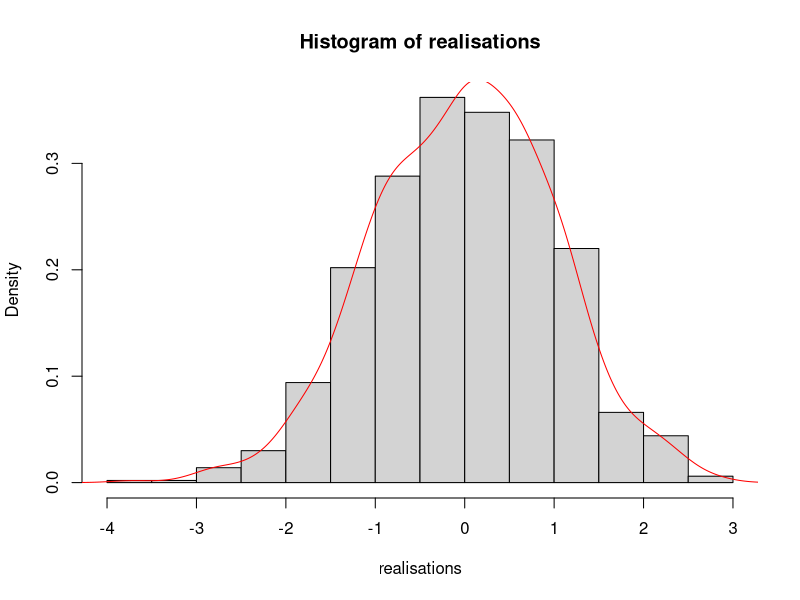
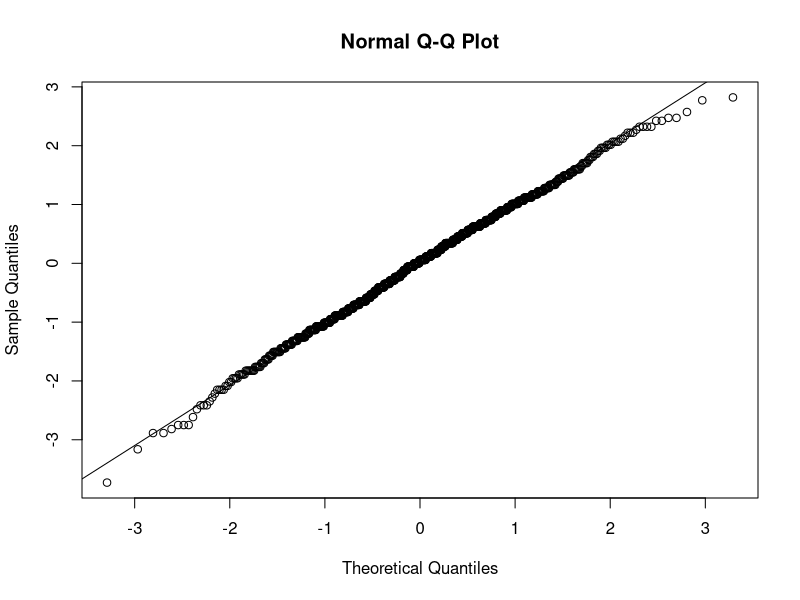
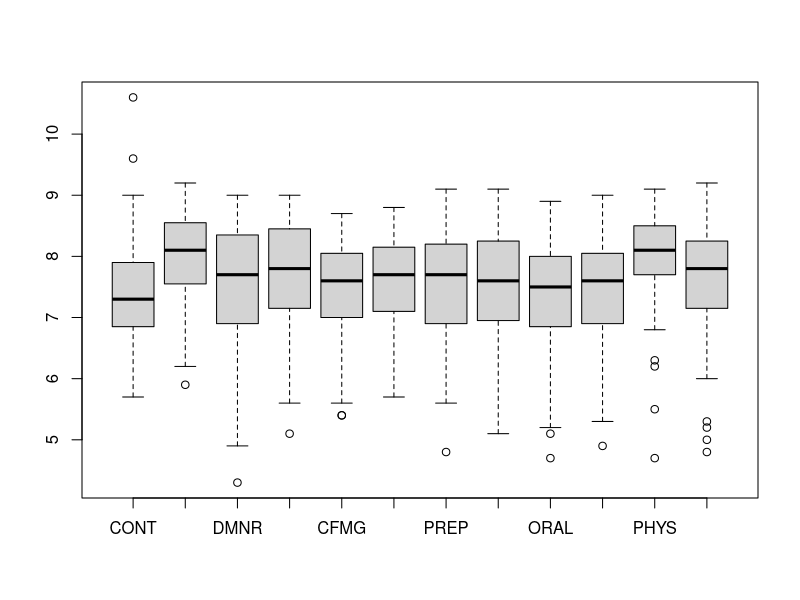
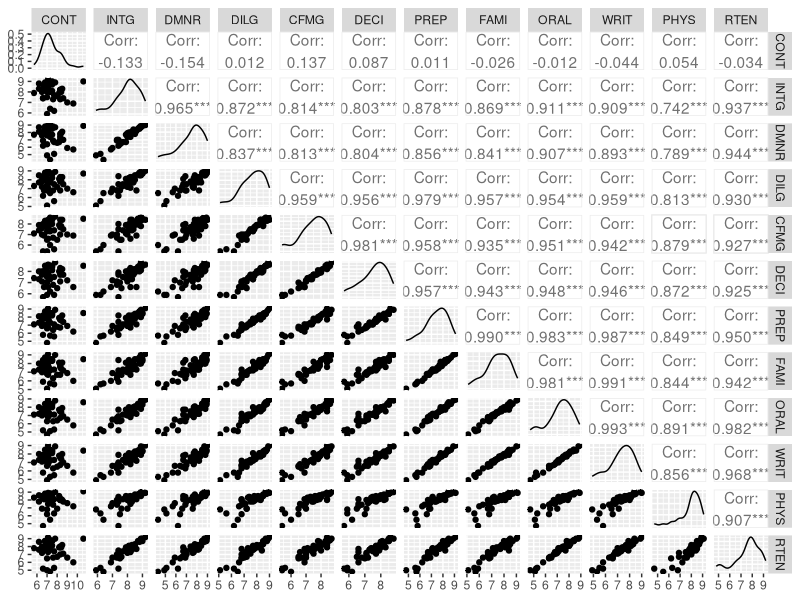
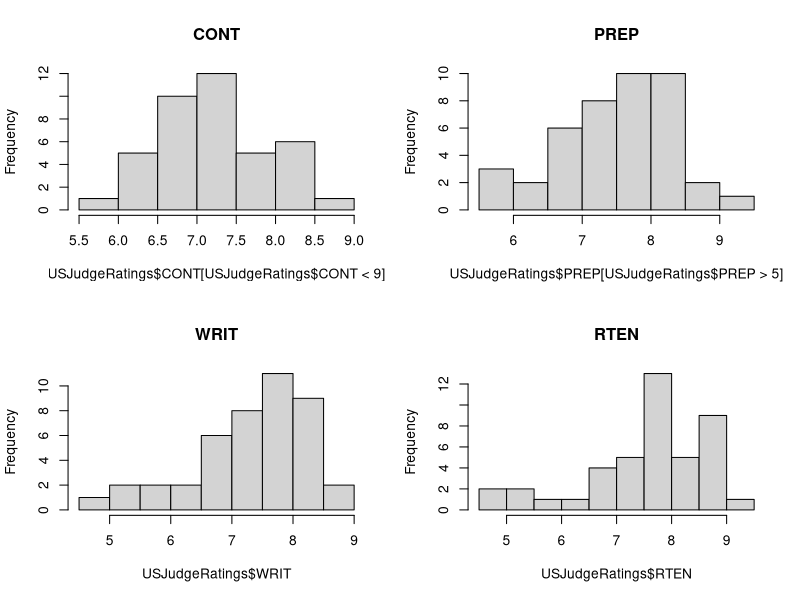
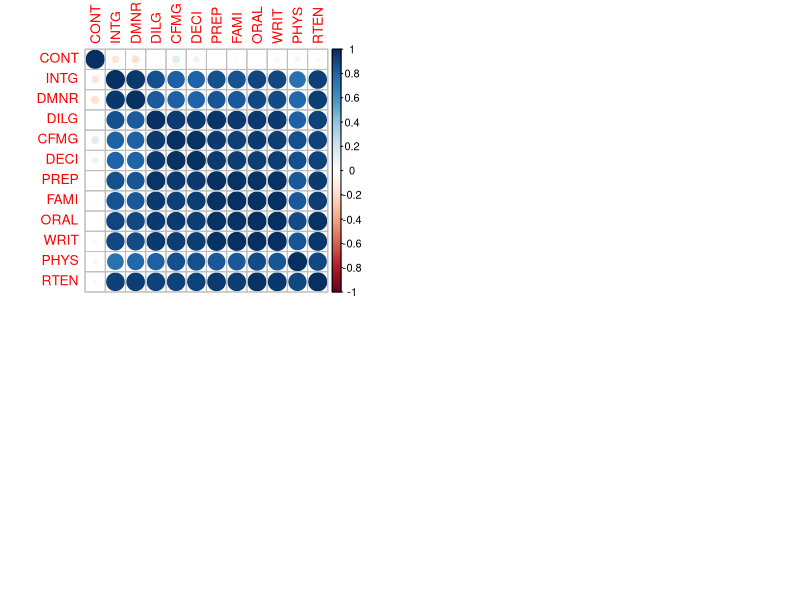
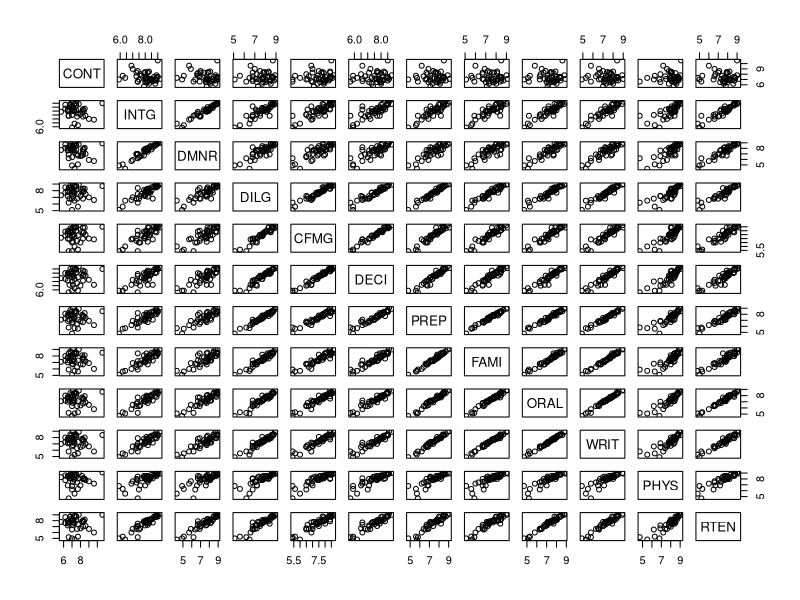
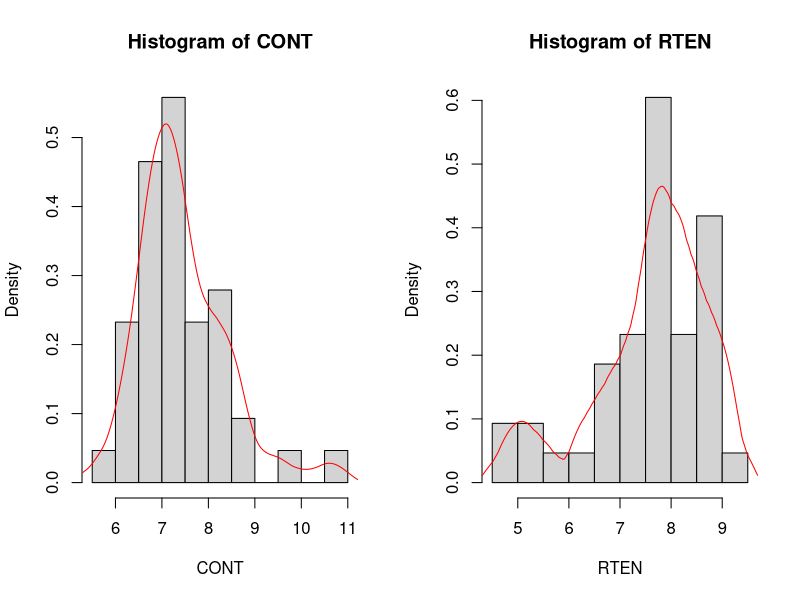

The R script that drew these images, in order:
## ---- chunk 1
knitr::opts_chunk$set(echo = TRUE)
## ---- chunk 2
estim <- function(x, theta){
  n <- length(x)
  est <- sqrt(n) * (mean(x) - theta) / sqrt(mean(x))
  return(est)}
## ---- chunk 3
set.seed(42)
Nattempts = 1e3
nsample = 100
theta = 3

samples <- lapply(1:Nattempts, function(i) rpois(nsample, theta))
realisations <- sapply(samples, function(x) estim(x, theta))

hist(realisations, probability = TRUE)
d = density(realisations, kernel='gaussian')
lines(d, col = 'red')
## ---- chunk 4
qqnorm(realisations)
qqline(realisations)
## ---- chunk 5
data(USJudgeRatings)
## ---- chunk 6
library(knitr)
kable(USJudgeRatings)
## ---- chunk 7
dim(USJudgeRatings)
## ---- chunk 8
str(USJudgeRatings)
## ---- chunk 9
colnames(USJudgeRatings)
## ---- chunk 10
sum(is.na(USJudgeRatings))
## ---- chunk 11
summary(USJudgeRatings)
## ---- chunk 12
Outvals = boxplot(USJudgeRatings)
## ---- chunk 13
max(USJudgeRatings$CONT)
rownames(USJudgeRatings)[which.max(USJudgeRatings$CONT)]
## ---- chunk 14
min(USJudgeRatings$RTEN)
rownames(USJudgeRatings)[which.min(USJudgeRatings$RTEN)]
## ---- chunk 15
max(USJudgeRatings$RTEN)
rownames(USJudgeRatings)[which.max(USJudgeRatings$RTEN)]
## ---- chunk 16
library(ggplot2)
library(dplyr)
library(GGally)
ggpairs(USJudgeRatings)
## ---- chunk 17
par(mfrow=c(2,2))
hist(USJudgeRatings$CONT[USJudgeRatings$CONT<9], main="CONT")
hist(USJudgeRatings$PREP[USJudgeRatings$PREP>5], main="PREP" )
hist(USJudgeRatings$WRIT, main="WRIT")
hist(USJudgeRatings$RTEN, main="RTEN")
## ---- chunk 18
round(var(USJudgeRatings), 2)
## ---- chunk 19
round(sqrt(diag(var(USJudgeRatings))),2)
print('The smallest standard deviation is: ')
min(round(sqrt(diag(var(USJudgeRatings))),2))
print('The largest standard deviation is: ')
max(round(sqrt(diag(var(USJudgeRatings))),2))
## ---- chunk 20
round(cor(USJudgeRatings),2)
## ---- chunk 21
library(corrplot)
corrplot(cor(USJudgeRatings))
## ---- chunk 22
pairs(USJudgeRatings)
## ---- chunk 23
par(mfrow=c(1,2))
hist(USJudgeRatings$CONT, probability= TRUE, main="Histogram of CONT", xlab="CONT")
d = density(USJudgeRatings$CONT, kernel = 'c', bw = 0.3)
lines(d, col="red")

hist(USJudgeRatings$RTEN, probability= TRUE, main="Histogram of RTEN" , xlab="RTEN")
d = density(USJudgeRatings$RTEN, kernel = 'o', bw = 0.3)
lines(d, col="red")
## ---- chunk 24
par(mfrow=c(1,2))
plot(ecdf(USJudgeRatings$CONT), verticals = TRUE, do.points = FALSE, main = "ECDF CONT")
plot(ecdf(USJudgeRatings$RTEN), verticals = TRUE, do.points = FALSE, main = "ECDF RTEN")
## ---- chunk 25
qqnorm(USJudgeRatings$RTEN)
qqline(USJudgeRatings$RTEN)
## ---- chunk 26
library(e1071)
kurtosis
skewness
